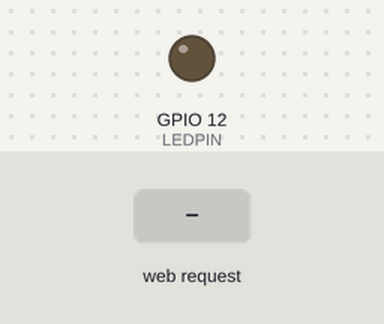
Simulated run of this sketch. Board: ESP8266 (NodeMCU). Parts: output pins drawn as LEDs (lit = HIGH). The test bench sets the inputs (shaded band). WiFi joins after 1.5 s; servers stay silent unless stated; what the sketch prints to the serial monitor is not drawn.

Above: at 3.2 s.
3.3 s: HTTP request GET /LedOn received
At 4.4 s:
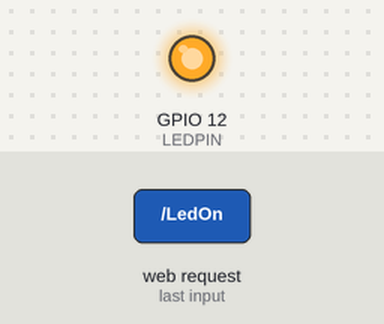
6.3 s: HTTP request GET /LedOff received
At 6.6 s:
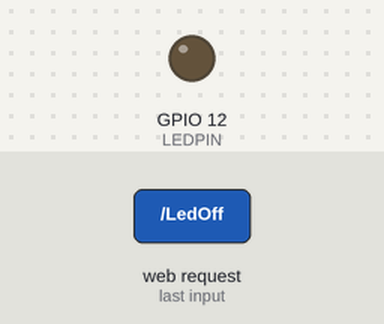
Timing chart, 0 to 9.3 s (numbered marks = the images above; inputs shaded):
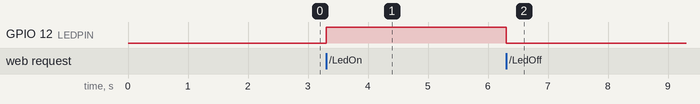

The sketch:

NodeMCU_Homebridge.ino
```cpp
/*  The Workhop - Arduino Homebridge Control V1.0 - February 2021
 *
 *  This sketch will allow you to control a LED
 *  and read the temperature and humidity on your apple devices
 *  by using homebridge and the Apple homekit app.
 *  Homebridge is an opensource platform that allows you to create a server
 *  on you Windoes, Mac, Linux, Docker or Raspberry pi devices
 *
 *  Homebridge creates a link between the Apple Home Accessory Protocol
 *  and the protocol of your smart devices such as HTTP and MQTT
 *
 *  The needed libraries for the DHT11 can be downloaded here:
 *  - DHT Sensor Library: https://github.com/adafruit/DHT-sensor-library
 *  - Adafruit Unified Sensor Lib: https://github.com/adafruit/Adafruit_Sensor
 *  See guide for details on sensor wiring and usage:
 *  https://learn.adafruit.com/dht/overview
 */

#include <ESP8266WiFi.h>
#include <WiFiClient.h>
#include <ESP8266WebServer.h>
#include <DHT.h>

const char* ssid = "SSID";
const char* password = "Password";

#define LEDPIN 12 // Pin D6 on the NodeMCU 12-E
#define DHTPIN  2 // Pin D4 on the NodeMCU 12-E
#define DHTTYPE DHT11

// Create an instance of the server
// specify the port to listen on as an argument
ESP8266WebServer server(80);

DHT dht(DHTPIN, DHTTYPE);

float humidity, temp_c;  // Values read from sensor

void handle_root() {
  server.send(200, "text/plain", "Homebridge http Temperature and humidity Sensor, read from /dht");
  delay(100);
}

// Generally, you should use "unsigned long" for variables that hold time
unsigned long previousMillis = 0;        // will store last temp was read
const long interval = 500;              // interval at which to read sensor in ms

void setup() {

  Serial.begin(115200);
  delay(10);
  pinMode(LEDPIN, OUTPUT);     // Initialize the LEDPIN pin as an output (Very important on NodeMCU!)

  dht.begin();    //Initialize the DHT sensor

  // Connect to WiFi network
  Serial.println();
  Serial.println();
  Serial.print("Connecting to ");
  Serial.println(ssid);
  delay(500);

  WiFi.begin(ssid, password);

  while (WiFi.status() != WL_CONNECTED) {
    delay(500);
    Serial.print(".");
  }
  Serial.println("");
  Serial.println("WiFi connected");

  // Handeling different HTTP requests sent from the homebridge server
  server.on("/", handle_root);  // Root handeling

  server.on("/dht", []() {      // Temperature and Humidity Request
    gettemperature();
    Serial.println("Sending");
    server.send(200, "application/json", "{\n" "\"temperature\": " + String(temp_c) + ",\n ""\"humidity\": " + String(humidity) + "" "\n}");
    Serial.println("Sent!");
  });

  server.on("/LedOn", []() {    // Request to turn the LED on
    digitalWrite(LEDPIN,HIGH);
    Serial.println("LED On");
    server.send(200, "text/html", "LED is ON!");
    Serial.println("Sent!");
  });

  server.on("/LedOff", []() {    // Request to turn the LED off
    digitalWrite(LEDPIN,LOW);
    Serial.println("LED Off");
    server.send(200, "text/html", "LED is OFF!");
    Serial.println("Sent!");
  });

  // Start the server
  server.begin();
  Serial.println("Server started");

  // Print the IP address
  Serial.println(WiFi.localIP());
}

void loop() {
  server.handleClient();
}

void gettemperature() {
  Serial.println("Who wants to know the temp?");
  // if the difference between the current time and last time you read
  // the sensor is bigger than the interval you set, read the sensor
  // Works better than delay for things happening elsewhere also
  unsigned long currentMillis = millis();

  if (currentMillis - previousMillis >= interval) {
    // save the last time you read the sensor
    previousMillis = currentMillis;

    // Reading temperature for humidity takes about 250 milliseconds!
    // Sensor readings may also be up to 2 seconds 'old' (it's a very slow sensor)
    humidity = dht.readHumidity();          // Read humidity (percent)
    temp_c = dht.readTemperature();     // Read temperature as Fahrenheit
    Serial.print("Temp: ");Serial.print(temp_c);Serial.print(" . -  Hum: ");Serial.print(humidity);
    // Check if any reads failed and exit early (to try again).
    if (isnan(humidity) || isnan(temp_c)) {
      Serial.println("Failed to read from DHT sensor!");
      return;
    }
  }
}
```

Measured:
- after the input at 3.3 s, GPIO 12 (LEDPIN): LOW → HIGH at once
- after the input at 6.3 s, GPIO 12 (LEDPIN): HIGH → LOW at once
